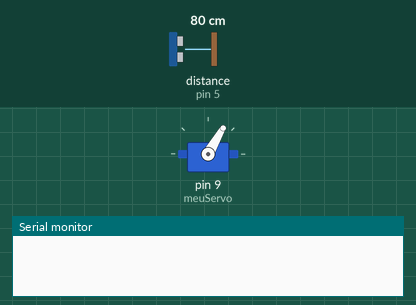
This sketch was run on a simulated Arduino Uno, built with avr-gcc and run on an emulated ATmega328P. Shown: servo, the last lines printed to the serial monitor. Wiring (inferred from the names in the program): ultrasonic range finder: trigger pin 4; echo pin 5. The inputs (shaded band) are chosen by the test bench; at power-on: distance to the obstacle (sensor on pin 5) 80 cm. The echo pulse lasts 58.3 µs per cm.

Above: at 1.2 s.
1.3 s: distance to the obstacle (sensor on pin 5) set to 34 cm
3.1 s: distance to the obstacle (sensor on pin 5) set to 28 cm
At 4.5 s:
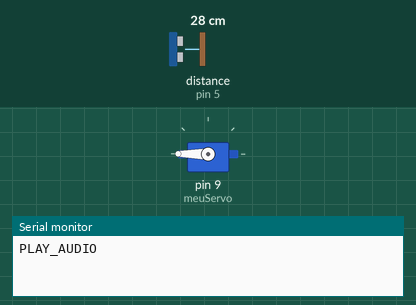
5.2 s: distance to the obstacle (sensor on pin 5) set to 35 cm
At 6.1 s:
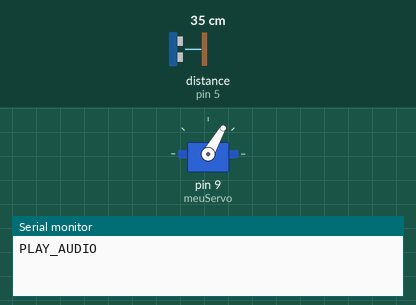
7.2 s: distance to the obstacle (sensor on pin 5) set to 2 cm
At 8.7 s:
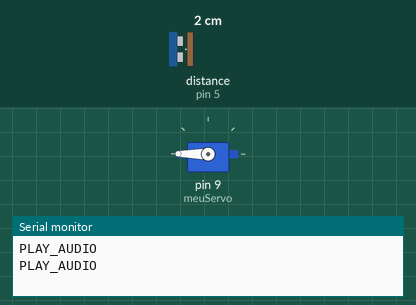
Timing chart, 0 to 10.2 s (numbered marks = the images above; inputs shaded):
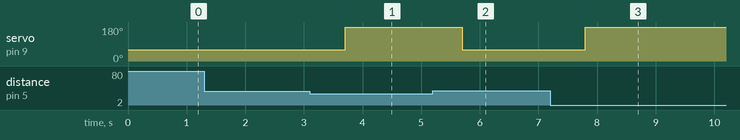

Measured:
- the behaviour switches between 32 and 31 cm on distance to the obstacle (sensor on pin 5) (found by bisection; images 0 and 1)
- after the input at 1.3 s, every drawn part: stays the same
- after the input at 3.1 s, servo on pin 9 (meuServo): 60° → 180° after 0.60 s
- after the input at 5.2 s, servo on pin 9 (meuServo): 180° → 60° after 0.51 s
- after the input at 7.2 s, servo on pin 9 (meuServo): 60° → 180° after 0.60 s

The sketch:

davi.ino
```cpp
#include <Servo.h>

#define VELOCIDADE_DO_SOM 0.034
#define POS_FECHADO 60
#define POS_ABERTO 180

Servo meuServo;

const int trigPin = 4;
const int echoPin = 5;
bool open = false;

long duration;
int distance;

void setup() {
  pinMode(trigPin, OUTPUT);
  pinMode(echoPin, INPUT);
  Serial.begin(9600);
  meuServo.attach(9);
  meuServo.write(POS_FECHADO);
}

void loop() {
  digitalWrite(trigPin, LOW);
  delayMicroseconds(2);

  digitalWrite(trigPin, HIGH);
  delayMicroseconds(10);
  digitalWrite(trigPin, LOW);

  duration = pulseIn(echoPin, HIGH);
  distance = duration * VELOCIDADE_DO_SOM / 2; // dividido por dois para não contar distância de ida + volta do som

  if (distance > 0 && distance <= 30) {
    if (!open) {
      Serial.println("PLAY_AUDIO");
      delay(600);
    }
    meuServo.write(POS_ABERTO);
    open = true;
    delay(2000);
  } else {
    meuServo.write(POS_FECHADO);
    open = false;
  }
}
```
